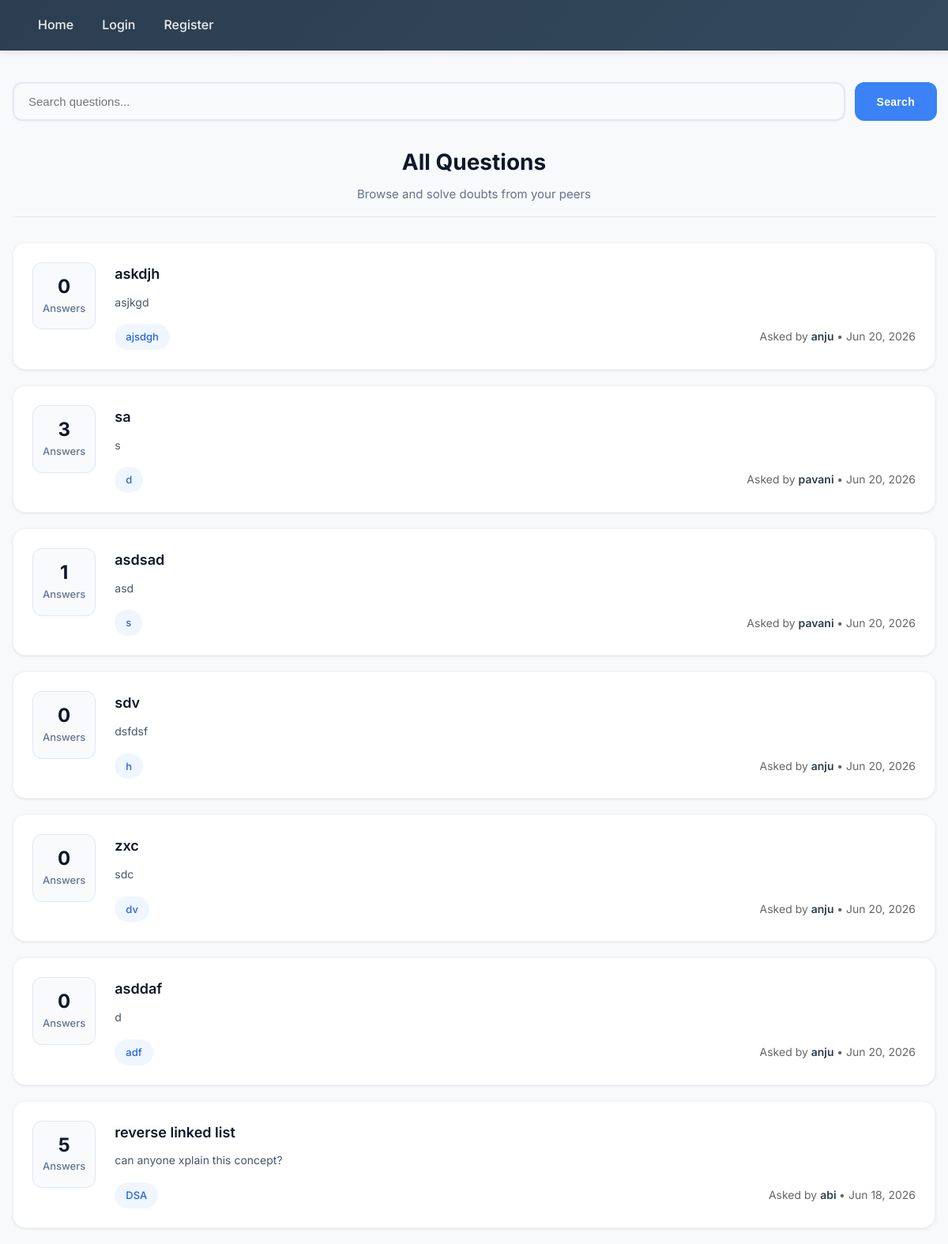
The app's page /, older data.
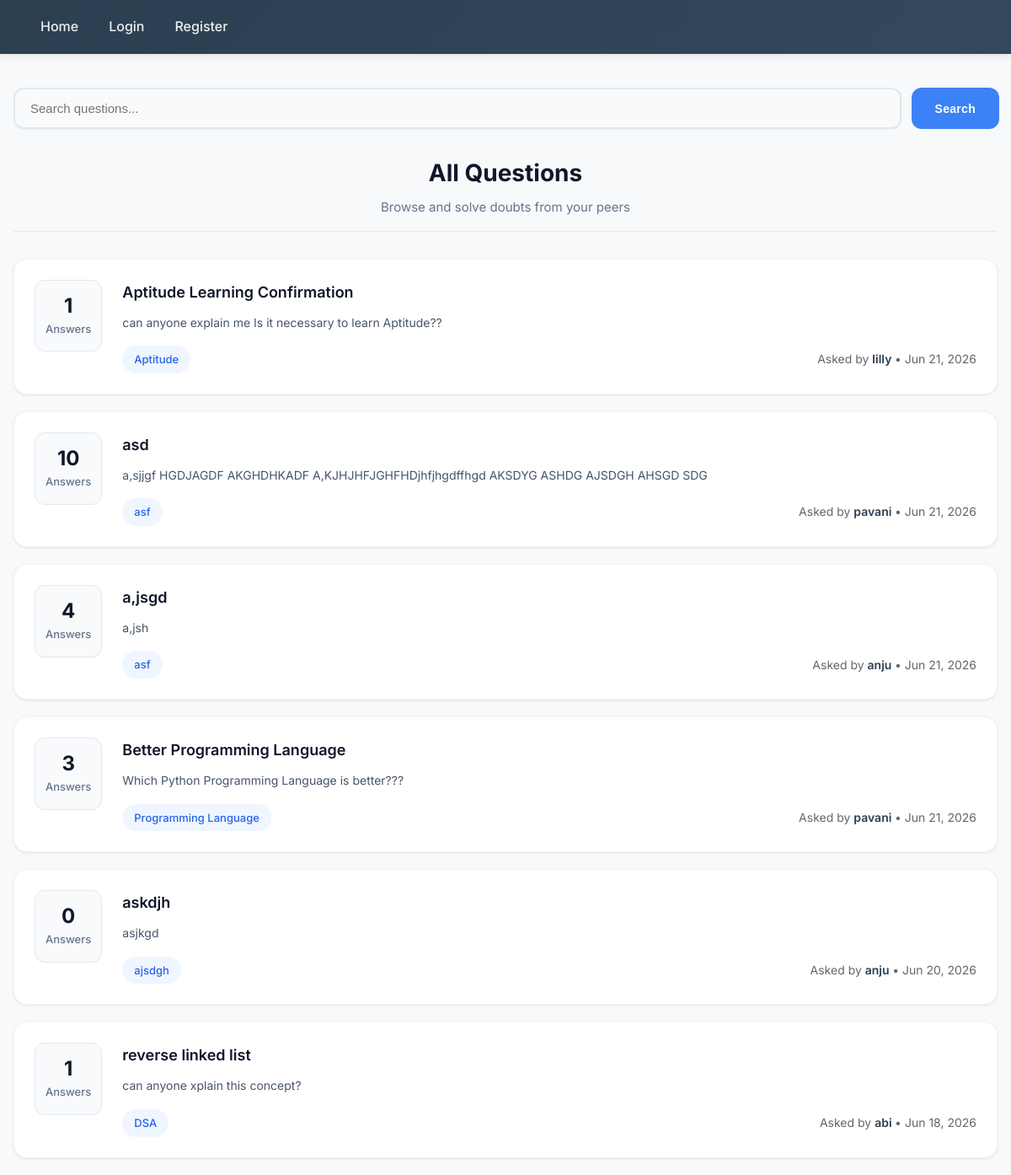
The same page, newer data.
### qa/models.py (models this page shows, shortened)
class Question(models.Model):
    title = models.CharField(max_length=200)
    body = models.TextField()
    tags = models.CharField(max_length=200)
    author = models.ForeignKey(
        User,
        on_delete=models.CASCADE
    )
    created_at = models.DateTimeField(
        auto_now_add=True
    )
    views = models.PositiveIntegerField(default=0)

### qa/views.py (the view)
def home(request):
    query = request.GET.get('q')
    if query:
        questions = Question.objects.filter(
        Q(title__icontains=query) |
        Q(body__icontains=query) |
        Q(tags__icontains=query)
    ).order_by('-created_at')
    else:
        questions = Question.objects.all().order_by(
            '-created_at'
        )
    return render(
        request,
        'qa/home.html',
        {
            'questions': questions,
            'query': query
        }
    )

### qa/templates/qa/home.html (shortened to what this page needs)
{% extends 'qa/base.html' %}
{% block content %}
<div class="search-container">
    <form method="GET">
        <input
            type="text"
            name="q"
            placeholder="Search questions..."
            value="{{ query|default:'' }}"
            class="search-input"
        >
        <button type="submit" class="search-btn">
            Search
        </button>
    </form>
</div>
<div class="questions-header">
    <h1>All Questions</h1>
    <p class="subtitle">Browse and solve doubts from your peers</p>
</div>
{% for q in questions %}
<div class="question-card">
    <div class="question-stats">
        <div class="stat">
            <strong>{{ q.answers.count }}</strong>
            <span>Answers</span>
        </div>
    </div>
    <div class="question-content">
        <h3 style="margin:0;">
            <a href="{% url 'question_detail' q.id %}"
               class="question-title">
                {{ q.title }}
            </a>
        </h3>
        <p class="question-preview">
            {{ q.body|truncatewords:25 }}
        </p>
        <div class="question-footer">
            <span class="tags">
                {{ q.tags }}
            </span>
            <span class="author">
                Asked by
                <a href="{% url 'user_profile' q.author.id %}" class="author-link">
                    {{ q.author.username }}
                </a>
                    •
                    {{ q.created_at|date:"M d, Y" }}
            </span>
        </div>
    </div>
</div>
{% empty %}
<div class="empty-state">
    <h3>No Questions Yet</h3>
    <p>Be the first student to ask a doubt.</p>
</div>
{% endfor %}
{% endblock %}

### qa/templates/qa/base.html (shortened to what this page needs)
<!DOCTYPE html>
<html>
<head>
</head>
<body>
<nav>
    <a href="{% url 'home' %}">Home</a>
    {% if user.is_authenticated %}
        <a href="{% url 'ask_question' %}">Ask Question</a>
         <a href="{% url 'profile' user.id %}">
            Profile
        </a>
        <a href="{% url 'logout' %}">Logout</a>
        <span>
            Welcome {{ user.username }}
        </span>
    {% else %}
        <a href="{% url 'login' %}">Login</a>
        <a href="{% url 'register' %}">Register</a>
    {% endif %}
</nav>
<div class="container">
    {% block content %}
    {% endblock %}
</div>
</body>
</html>

### qa/templates/qa/base.html (style rules this page uses)
* { margin: 0; padding: 0; box-sizing: border-box; }
body { font-family: 'Inter', -apple-system, BlinkMacSystemFont, 'Segoe UI', Roboto, sans-serif; background: #f8f9fa; color: #2d3436; line-height: 1.6; min-height: 100vh; display: flex; flex-direction: column; }
nav { background: linear-gradient(135deg, #2c3e50 0%, #34495e 100%); padding: 0 2rem; display: flex; align-items: center; height: 64px; box-shadow: 0 2px 10px rgba(0,0,0,0.1); position: sticky; top: 0; z-index: 100; }
nav a { color: #ecf0f1; text-decoration: none; padding: 8px 16px; border-radius: 6px; font-weight: 500; transition: all 0.2s ease; margin-right: 4px; }
.container { width: 100%; max-width: 1200px; margin: 0 auto; padding: 0 16px; flex: 1; }

### qa/templates/qa/home.html (style rules this page uses)
* { box-sizing: border-box; }
.search-container { margin-bottom:30px; margin-top:40px; }
.search-container form { display:flex; gap:12px; width: 1170px; }
.search-input { flex:1; padding:14px 18px; border:2px solid #e2e8f0; border-radius:12px; font-size:15px; background:#f8fafc; transition:all 0.2s ease; box-shadow:0 1px 3px rgba(0,0,0,0.04); }
.search-btn { background:#3b82f6; color:white; border:none; padding:14px 28px; border-radius:12px; cursor:pointer; font-weight:600; font-size:14px; transition:all 0.2s ease; letter-spacing:0.3px; }
.questions-header { margin-bottom:32px; border-bottom:1px solid #e2e8f0; padding-bottom:16px; text-align: center; align-items: center; }
.questions-header h1 { font-size:28px; font-weight:700; color:#0f172a; margin:0 0 6px 0; }
.subtitle { color:#64748b; font-size:15px; margin:0; }
.question-card { background:white; border-radius:16px; padding:24px; margin-bottom:20px; display:flex; gap:24px; box-shadow:0 1px 4px rgba(0,0,0,0.06), 0 1px 2px rgba(0,0,0,0.04); transition:all 0.25s ease; border:1px solid #f1f5f9; }
.question-stats { min-width:80px; text-align:center; }
.stat { background:#f8fafc; padding:16px 12px; border-radius:12px; border:1px solid #e2e8f0; }
.stat strong { display:block; font-size:24px; color:#0f172a; font-weight:700; line-height:1.2; }
.stat span { color:#64748b; font-size:13px; font-weight:500; display:block; margin-top:2px; }
.question-content { flex:1; min-width:0; }
.question-title { text-decoration:none; color:#0f172a; font-size:18px; font-weight:600; transition:color 0.2s ease; display:inline-block; }
.question-preview { margin:10px 0 0 0; color:#475569; line-height:1.6; font-size:14px; }
.question-footer { display:flex; justify-content:space-between; align-items:center; margin-top:16px; flex-wrap:wrap; gap:8px; }
.tags { background:#eff6ff; color:#2563eb; padding:6px 14px; border-radius:20px; font-size:13px; font-weight:500; display:inline-block; }
.author { color:#64748b; font-size:14px; }
.author-link { text-decoration: none; color:#1e293b; font-weight: 600; transition: color 0.2s ease; }
.author { color:#666; font-size:14px; }
.author-link { text-decoration:none; font-weight:600; color:#2c3e50; }

Row changes from the older to the newer data that the page shows:
removed Question: answers.count "3", title "sa", body "s", tags "d", author.username "pavani", created_at "Jun 20, 2026"
removed Question: answers.count "1", title "asdsad", body "asd", tags "s", author.username "pavani", created_at "Jun 20, 2026"
removed Question: answers.count "0", title "sdv", body "dsfdsf", tags "h", author.username "anju", created_at "Jun 20, 2026"
removed Question: answers.count "0", title "zxc", body "sdc", tags "dv", author.username "anju", created_at "Jun 20, 2026"
removed Question: answers.count "0", title "asddaf", body "d", tags "adf", author.username "anju", created_at "Jun 20, 2026"
added Question: answers.count "1", title "Aptitude Learning Confirmation", body "can anyone explain me Is it necessary to learn Aptitude??", tags "Aptitude", author.username "lilly", created_at "Jun 21, 2026"
added Question: answers.count "10", title "asd", body "a,sjjgf HGDJAGDF AKGHDHKADF A,KJHJHFJGHFHDjhfjhgdffhgd AKSDYG ASHDG AJSDGH AHSGD SDG", tags "asf", author.username "pavani", created_at "Jun 21, 2026"
added Question: answers.count "4", title "a,jsgd", body "a,jsh", tags "asf", author.username "anju", created_at "Jun 21, 2026"
added Question: answers.count "3", title "Better Programming Language", body "Which Python Programming Language is better???", tags "Programming Language", author.username "pavani", created_at "Jun 21, 2026"
changed Question "reverse linked list": answers.count "5" → "1"
